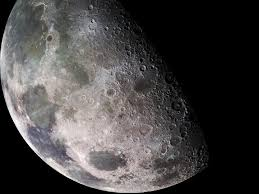
%> input picture Lab/moon.jpg, 259 x 194 px
$ octave HighboostingFilter.m   (GNU Octave 9; MATLAB toolbox functions it lacks are replaced by stand-ins)
%> lines starting %> are read from the running program, lines starting %| are printed output that depends on the picture
clc;
clear all;
close all;

x = imread('moon.jpg');
%> x is the input picture: size 194x259x3 uint8; mean R, G, B 70.5, 68.2, 68
xg = rgb2gray(x);

[r, c] = size(xg);
%> r = 194; c = 259

for i=1 : r+2
    for j=1 : c+2
        extendx(i,j) = 0;
    end
end
%> extendx: size 196x261 double; every value is 0

for i=2 : r+1
    for j=2 : c+1
        extendx(i,j) = xg(i-1,j-1);
    end
end
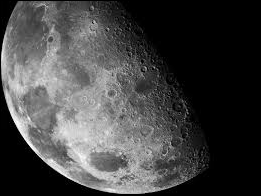
%> extendx: size 196x261 double; min 0, max 255, mean 67.6

w = [1,1,1;1,1,1;1,1,1];

for i = 2 : r+1
    for j = 2 : c+1
        tempx = extendx(i-1:i+1,j-1:j+1);
        tempx=double(tempx);
        tempx = tempx.*w;
        s = sum(tempx);
        s = sum(s)/9;
        if(s>255)
            s = 255;
        elseif(s<0)
            s=0;
        end
        new(i-1,j-1)=s;

    end
end
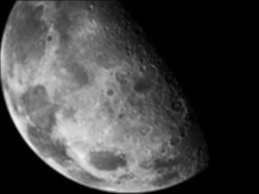
%> new: size 194x259 double; min 0, max 242, mean 68.8


extendx = uint8(extendx);
%> extendx: size 196x261 uint8
new = uint8(new);
%> new: size 194x259 uint8


b = xg - new;
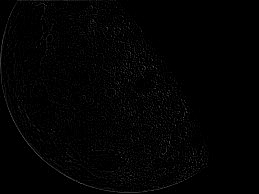
%> b: size 194x259 uint8; min 0, max 87, mean 2.8
output = xg+b;
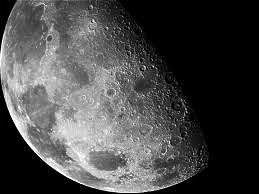
%> output: size 194x259 uint8; min 0, max 255, mean 71.6


subplot(1,2,1),imshow(xg);title('Original image');
subplot(1,2,2),imshow(output);title('Output');
